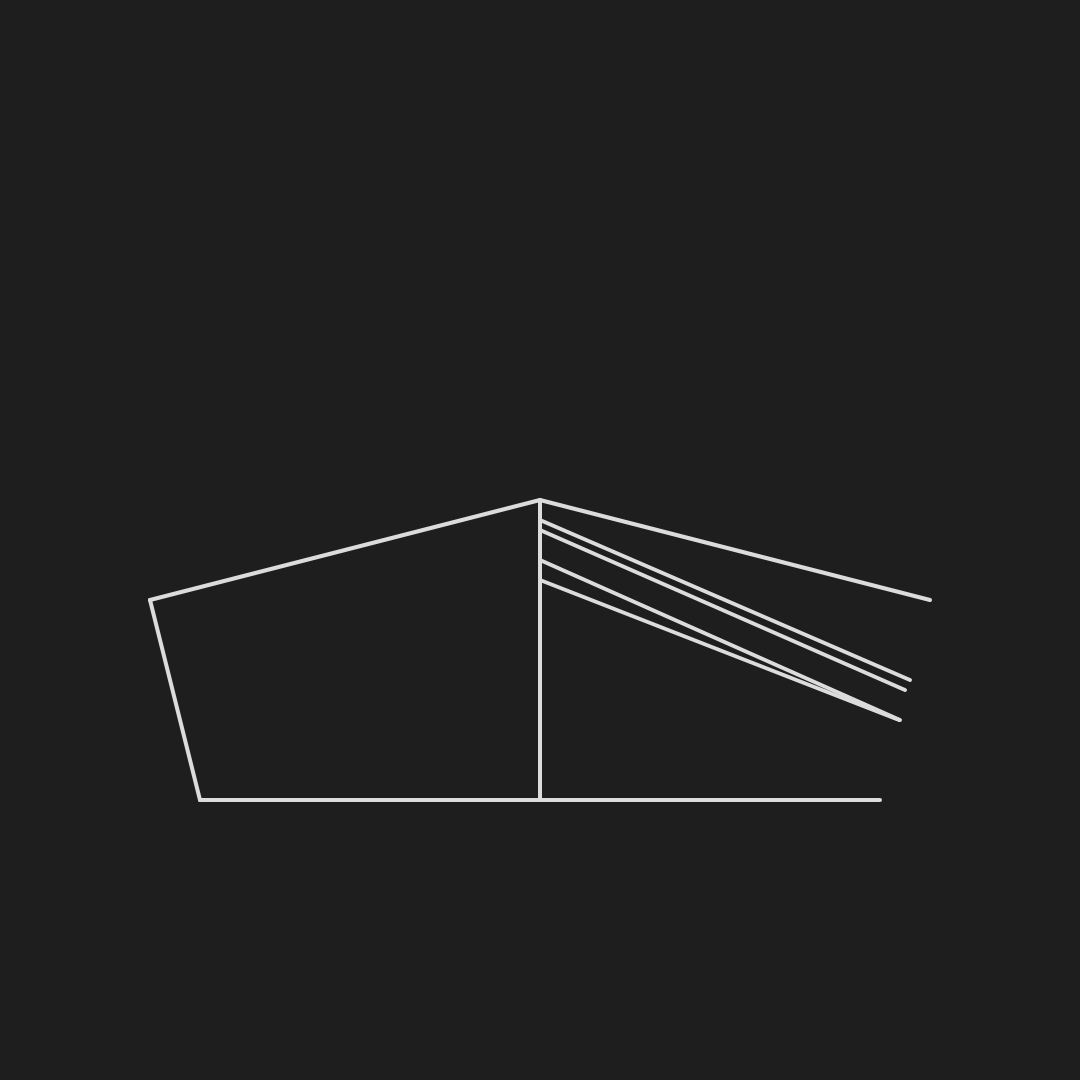
Frame 1 (no input)
Frame 60 (no input): identical to frame 1, image omitted
Frame 120 (the mouse pressed at the canvas centre since frame 60): identical to frame 1, image omitted

The p5.js sketch that drew this single still picture (run headless with seeded random() and noise() and a simulated clock; from frame 60 on, the mouse is pressed at the canvas centre):

// p5.js sketch
// ── sketch.js
function setup() {
  createCanvas(1080, 1080);

  background(30);
  
  tectiform(); 
}

function draw() {

}


// Tetiform generator innerhalb eines Quadrats => Kollektion an Tektiformen 

function tectiform() {

  strokeWeight(4)
  stroke(220)

  hor_limit = 0.9;
  dach_limit = 0.8;
  arc_limit = 0.1; 
  left_limit = 0.5; 
  right_limit = 0.3; 
  diag_right_limit = 0.4; 
  left_out_limit = 0.1; 



  // Linien mit Wahrscheinlichkeiten: 

  let hor_prob = random(); 

  if (hor_prob < hor_limit) {
  // Horizontal: 0.9
  line(200, 800, 880, 800); 
  } 

  // Vertikal: 1
  line(540, 500, 540, 800); 

  let dach_prob = random(); 

  if(dach_prob < dach_limit){
  // Dach: 0.95
  line(540, 500, 150, 600);
  line(540, 500, 930, 600); 

  }


  let arc_prob = random(); 

  if(arc_prob < arc_limit){
  // Halbkreise 
  noFill(); 
  // Boegen: 0.1
  arc(375, 800, 130, 130, PI, 0);
  arc(700, 800, 130, 130, PI, 0);

  }

  

  let left_prob = random(); 

  if(left_prob < left_limit){
  // Links Wand: 0.5
  line(200, 800, 150, 600);

}
   

let right_prob = random(); 

if(right_prob < right_limit){
  // Rechts Wand: 0.3
  line(880, 800, 930, 600);

}

  // Streben: Diagonal Links: 0.6


  let diag_right_prob = random(); 

  if(diag_right_prob < diag_right_limit ) {
  // Streben: Diagonal Rechts: 0.4
  line(540, 520, 910, 680); 
  line(540, 530, 905, 690);  

  line(540, 560, 900, 720); 
  line(540, 580, 899, 720);

} 

  let left_out_prob = random(); 

  if(left_out_prob < left_out_limit){

// Links Ausreißer
  line(180, 800, 80, 500);
  line(180, 800, 200, 800); 

}

}; 
